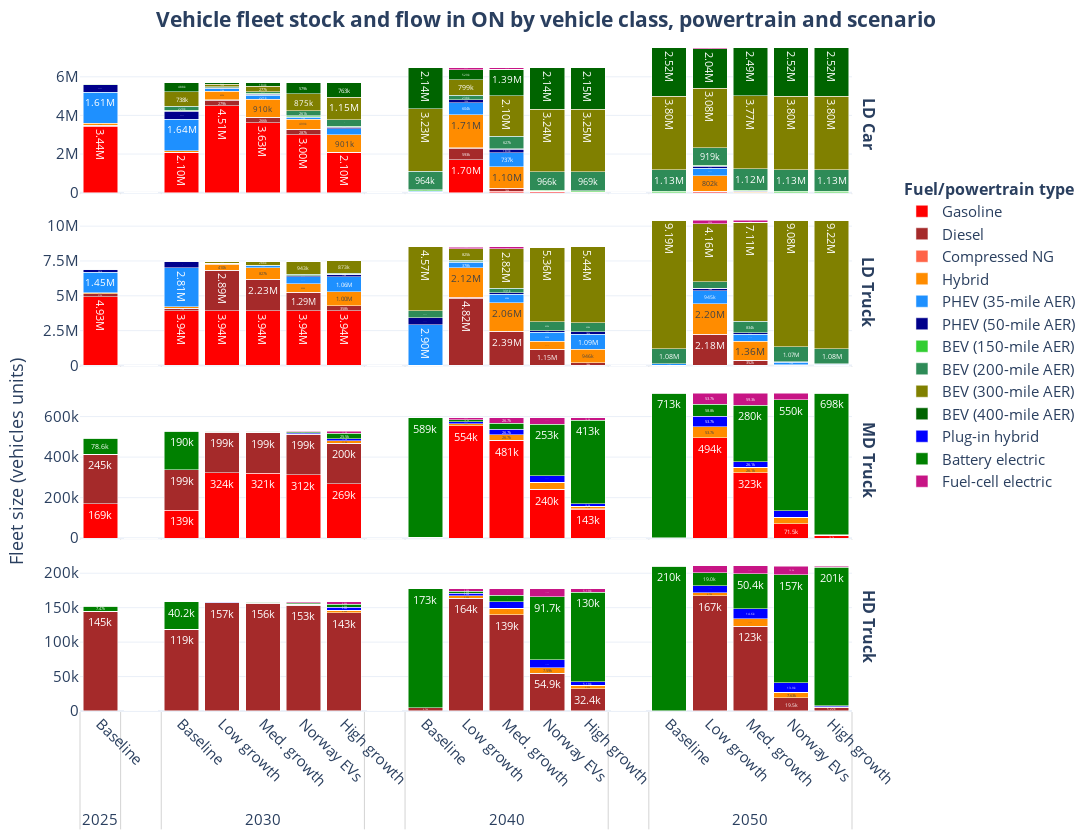

This figure's notebook cell:
### Code cell
plot_capacity_flow_multicat(
                            capacity_type='net capacity', 
                            baseline_scenario='baseline',
                            )
